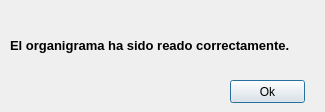
<?xml version="1.0" encoding="UTF-8"?>
<ui version="4.0">
 <class>Dialog</class>
 <widget class="QDialog" name="Dialog">
  <property name="geometry">
   <rect>
    <x>0</x>
    <y>0</y>
    <width>325</width>
    <height>112</height>
   </rect>
  </property>
  <property name="windowTitle">
   <string>Dialog</string>
  </property>
  <widget class="QLabel" name="label">
   <property name="geometry">
    <rect>
     <x>10</x>
     <y>20</y>
     <width>321</width>
     <height>51</height>
    </rect>
   </property>
   <property name="text">
    <string>&lt;html&gt;&lt;head/&gt;&lt;body&gt;&lt;p&gt;&lt;span style=&quot; font-size:10pt; font-weight:600;&quot;&gt;El organigrama ha sido reado correctamente.&lt;/span&gt;&lt;/p&gt;&lt;/body&gt;&lt;/html&gt;</string>
   </property>
  </widget>
  <widget class="QPushButton" name="ok_button">
   <property name="geometry">
    <rect>
     <x>230</x>
     <y>80</y>
     <width>75</width>
     <height>23</height>
    </rect>
   </property>
   <property name="text">
    <string>Ok</string>
   </property>
  </widget>
 </widget>
 <resources/>
 <connections/>
</ui>
